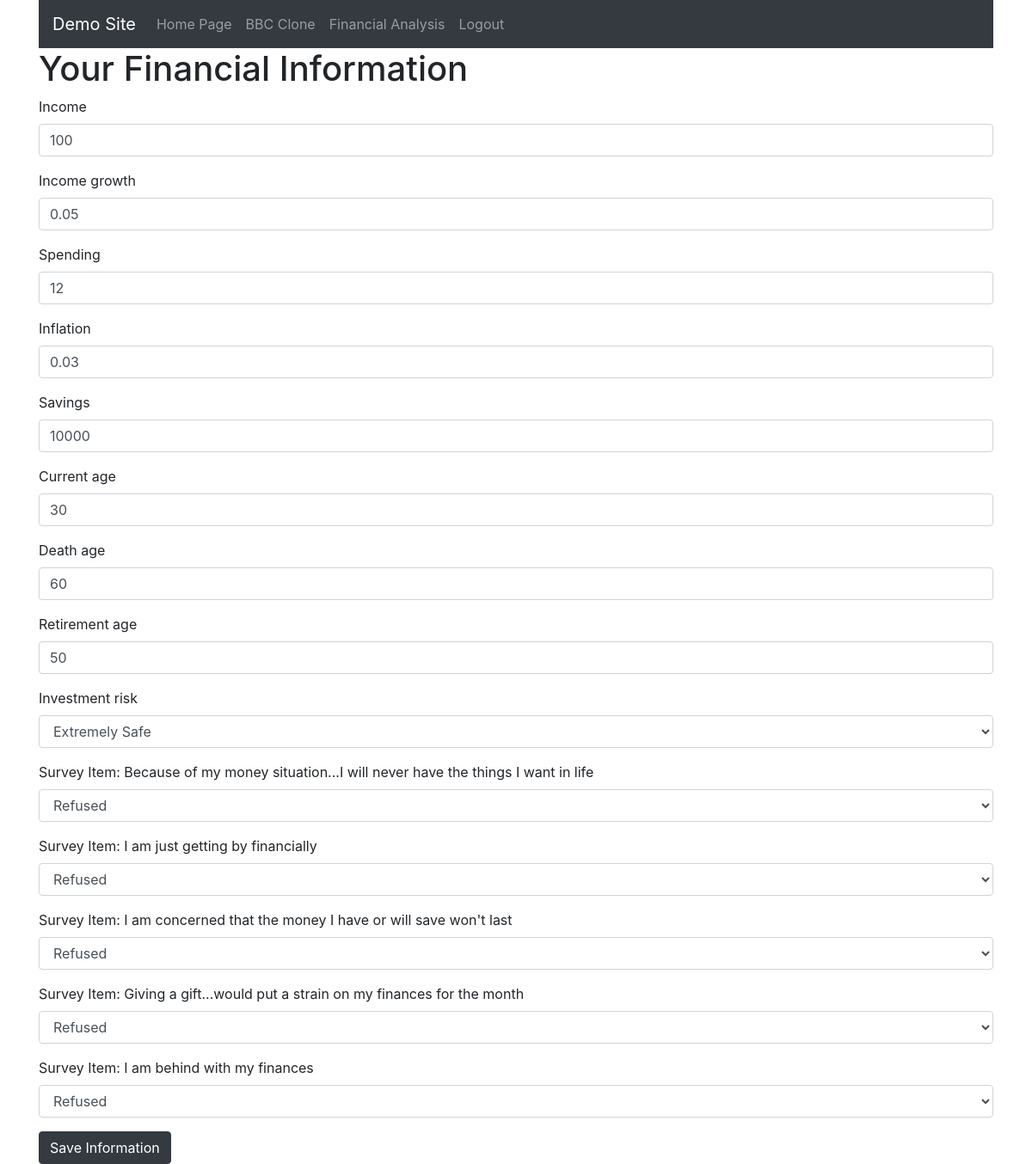
Page /finance/update/sakeloga/ (signed in) on the committed database.
### finance/models.py (models this page shows, shortened)
class FinancialInfo(models.Model):
    user=models.OneToOneField(User, on_delete=models.CASCADE, related_name='financial_info')
    slug=models.SlugField(allow_unicode=True, null=True, default=None)
    income=models.PositiveIntegerField()
    income_growth=models.FloatField()
    spending=models.PositiveIntegerField()
    inflation=models.FloatField()
    savings=models.PositiveIntegerField()
    current_age=models.PositiveIntegerField()
    death_age=models.PositiveIntegerField()
    retirement_age=models.PositiveIntegerField()
    investment_risk_choices=[(1,'Extremely Safe'),
                             (3, 'Low Risk'),
                             (5, 'Moderate Risk'),
                             (7, 'Risky'),
                             (9, 'Very Risky')
                            ]
    investment_risk=models.PositiveIntegerField(choices=investment_risk_choices, default=1)
    FWB1_3_choices= list(zip(['Not at all','Very little','Somewhat','Very well','Completely','Refused'],['Not at all','Very little','Somewhat','Very well','Completely','Refused']))
    FWB1_5_choices= list(zip(['Not at all','Very little','Somewhat','Very well','Completely','Refused'],['Not at all','Very little','Somewhat','Very well','Completely','Refused']))
    FWB1_6_choices= list(zip(['Not at all','Very little','Somewhat','Very well','Completely','Refused'],['Not at all','Very little','Somewhat','Very well','Completely','Refused']))
    FWB2_1_choices= list(zip(['Never','Rarely', 'Sometimes', 'Often', 'Always', 'Refused'],['Never','Rarely', 'Sometimes', 'Often', 'Always', 'Refused']))
    FWB2_3_choices= list(zip(['Never','Rarely', 'Sometimes', 'Often', 'Always', 'Refused'],['Never','Rarely', 'Sometimes', 'Often', 'Always', 'Refused']))
    FWB1_3=models.CharField(max_length=300, choices=FWB1_3_choices, default='Refused')
    FWB1_5=models.CharField(max_length=300, choices=FWB1_5_choices, default='Refused')
    FWB1_6=models.CharField(max_length=300, choices=FWB1_6_choices, default='Refused')
    FWB2_1=models.CharField(max_length=300, choices=FWB2_1_choices, default='Refused')
    FWB2_3=models.CharField(max_length=300, choices=FWB2_3_choices, default='Refused')

### finance/views.py (the view, shortened to what this page needs)
# urls.py: path('update/<slug>/', views.FinanceUpdateView.as_view(), name='update'),
class FinanceUpdateView(LoginRequiredMixin,UpdateView):
    form_class=FinancialInfoForm
    model=FinancialInfo
    template_name='finance/input_financial_info.html'
    success_url=reverse_lazy('finance:index')

### finance/forms.py (shortened to what this page needs)
class FinancialInfoForm(forms.ModelForm):
    current_age=forms.IntegerField(validators=[validators.MinValueValidator(1), validators.MaxValueValidator(120)])
    death_age=forms.IntegerField(validators=[validators.MinValueValidator(1), validators.MaxValueValidator(120)])
    retirement_age=forms.IntegerField(validators=[validators.MinValueValidator(1), validators.MaxValueValidator(120)])
    class Meta:
        exclude=['user', 'slug']
        model=FinancialInfo
    def __init__(self, *args,**kwargs):
        super().__init__(*args,**kwargs)
        for p in encoding_order:
            self.fields[p].label='Survey Item: '+predictor_description[p]

### finance/templates/finance/input_financial_info.html (shortened to what this page needs)
{% extends 'base.html' %}
{% load bootstrap4 %}
{% block content_block %}
<h1>Your Financial Information</h1>
<form method='POST'>
    {% bootstrap_form form %}
    {% buttons %}
    <button class='btn btn-dark'>Save Information</button>
    {% endbuttons %}
</form>
{% endblock %}

### rows in the picture
FinancialInfo: income "100", income_growth "0.05", spending "12", inflation "0.03", savings "10000", current_age "30", death_age "60", retirement_age "50", investment_risk "Extremely Safe", FWB1_3 "Refused", FWB1_5 "Refused", FWB1_6 "Refused", FWB2_1 "Refused", FWB2_3 "Refused"
